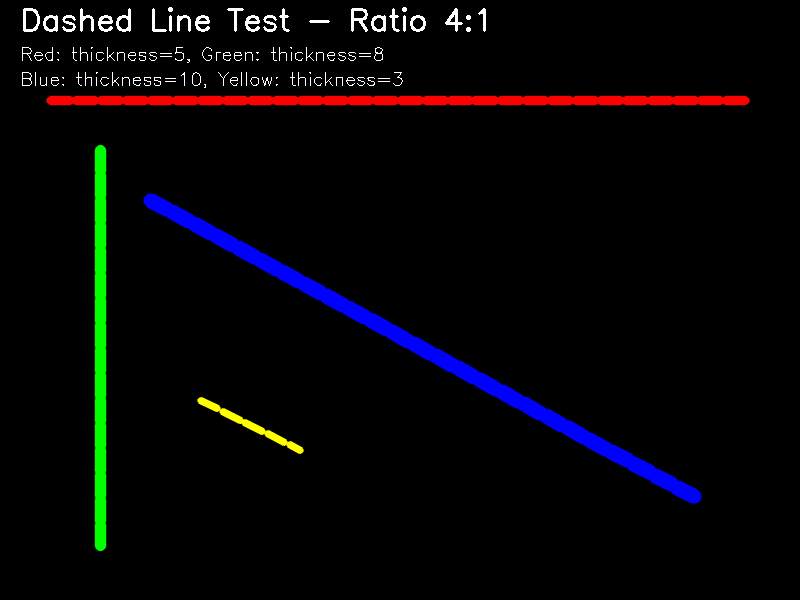
#> input picture dashed_line_test.png, 800 x 600 px
$ python -i interactive_effects.py   (imports and definitions only)
#> lines starting #> are read from the running program, lines starting #| are printed output that depends on the picture
#> further down, picture is the input picture: shape (600, 800, 3); mean B, G, R 7.4, 5.2, 6.1
# -*- coding: utf-8 -*-
"""
互动特效模块 - 手势控制的视觉表演效果（增强版）

包含:
1. 互动粒子场 - 华丽的粒子系统，带拖尾和发光
2. 海浪效果 - 波涛汹涌的大海，有浪花和泡沫
3. 星空漩涡 - 壮观的星系漩涡效果
"""

import cv2
import numpy as np
import math
import time
from typing import List, Tuple, Optional


class InteractiveParticleField:
    """
    增强版互动粒子场

    特点:
    - 500+粒子，带拖尾轨迹
    - 发光效果和颜色渐变
    - 粒子之间有连线效果
    - 更强的力场交互
    """

    def __init__(self, width: int = 1280, height: int = 720, num_particles: int = 400):
        self.width = width
        self.height = height
        self.num_particles = num_particles

        # 粒子属性: x, y, vx, vy, size, hue, life, trail_len
        self.particles = np.zeros((num_particles, 8), dtype=np.float32)
        # 粒子轨迹 (每个粒子最多10个历史点)
        self.trails = np.zeros((num_particles, 10, 2), dtype=np.float32)
        self.trail_idx = np.zeros(num_particles, dtype=np.int32)

        self._init_particles()

        # 力场参数
        self.repel_radius = 200
        self.attract_radius = 250
        self.repel_strength = 15.0
        self.attract_strength = 8.0
        self.friction = 0.97
        self.max_speed = 20.0

        # 连线距离阈值
        self.connection_dist = 80

    def _init_particles(self):
        """初始化粒子"""
        self.particles[:, 0] = np.random.uniform(0, self.width, self.num_particles)   # x
        self.particles[:, 1] = np.random.uniform(0, self.height, self.num_particles)  # y
        self.particles[:, 2] = np.random.uniform(-2, 2, self.num_particles)           # vx
        self.particles[:, 3] = np.random.uniform(-2, 2, self.num_particles)           # vy
        self.particles[:, 4] = np.random.uniform(2, 5, self.num_particles)            # size
        self.particles[:, 5] = np.random.uniform(160, 200, self.num_particles)        # hue (青蓝色系)
        self.particles[:, 6] = np.random.uniform(0.5, 1.0, self.num_particles)        # life/brightness
        self.particles[:, 7] = np.random.randint(5, 10, self.num_particles)           # trail_len

        # 初始化轨迹
        for i in range(self.num_particles):
            self.trails[i, :, 0] = self.particles[i, 0]
            self.trails[i, :, 1] = self.particles[i, 1]

    # [68 lines left out: function update, not called in this run]

    def render(self, frame: np.ndarray, hand_pos: Optional[Tuple[int, int]] = None,
               is_open_palm: bool = False, is_pinching: bool = False):
        """渲染粒子"""
#> called with is_open_palm = False, is_pinching = False
        h, w = frame.shape[:2]
#> h = 600; w = 800
        overlay = np.zeros_like(frame)

        # 绘制力场
        if hand_pos is not None:
            hx, hy = int(hand_pos[0]), int(hand_pos[1])
            if 0 <= hx < w and 0 <= hy < h:
                if is_open_palm:
                    # 爆炸波纹
                    for r in range(4):
                        radius = int(self.repel_radius * (0.3 + r * 0.25))
                        alpha = 0.4 - r * 0.1
                        cv2.circle(overlay, (hx, hy), radius,
                                  (0, int(100 * alpha), int(255 * alpha)), 2, cv2.LINE_AA)
                elif is_pinching:
                    # 漩涡效果
                    for r in range(5):
                        radius = int(self.attract_radius * (0.2 + r * 0.15))
                        alpha = 0.5 - r * 0.1
                        cv2.circle(overlay, (hx, hy), radius,
                                  (int(255 * alpha), int(200 * alpha), 0), 1, cv2.LINE_AA)

        # 绘制粒子连线（性能优化：只检查部分粒子）
        sample_size = min(100, self.num_particles)
        sample_idx = np.random.choice(self.num_particles, sample_size, replace=False)
        for i in sample_idx:
            x1, y1 = int(self.particles[i, 0]), int(self.particles[i, 1])
            if not (0 <= x1 < w and 0 <= y1 < h):
                continue
            for j in range(i + 1, min(i + 20, self.num_particles)):
                x2, y2 = int(self.particles[j, 0]), int(self.particles[j, 1])
                dist = math.sqrt((x1 - x2)**2 + (y1 - y2)**2)
                if dist < self.connection_dist:
                    alpha = 1 - dist / self.connection_dist
                    color = (int(100 * alpha), int(150 * alpha), int(200 * alpha))
                    cv2.line(overlay, (x1, y1), (x2, y2), color, 1, cv2.LINE_AA)

        # 绘制粒子轨迹
        for i in range(self.num_particles):
            trail_len = int(self.particles[i, 7])
            hue = int(self.particles[i, 5])
            brightness = self.particles[i, 6]

            # 轨迹点
            for t in range(trail_len - 1):
                idx1 = (self.trail_idx[i] - t - 1) % 10
                idx2 = (self.trail_idx[i] - t - 2) % 10
                x1, y1 = int(self.trails[i, idx1, 0]), int(self.trails[i, idx1, 1])
                x2, y2 = int(self.trails[i, idx2, 0]), int(self.trails[i, idx2, 1])

                if (0 <= x1 < w and 0 <= y1 < h and 0 <= x2 < w and 0 <= y2 < h):
                    alpha = (trail_len - t) / trail_len * brightness * 0.5
                    hsv = np.uint8([[[hue, 255, int(255 * alpha)]]])
                    color = tuple(map(int, cv2.cvtColor(hsv, cv2.COLOR_HSV2BGR)[0][0]))
                    cv2.line(overlay, (x1, y1), (x2, y2), color, 1, cv2.LINE_AA)

        # 绘制粒子本体
        for i in range(self.num_particles):
            x, y = int(self.particles[i, 0]), int(self.particles[i, 1])
            size = int(self.particles[i, 4])
            hue = int(self.particles[i, 5])
            brightness = self.particles[i, 6]

            if 0 <= x < w and 0 <= y < h:
                # HSV转BGR
                hsv = np.uint8([[[hue, 255, int(255 * brightness)]]])
                color = tuple(map(int, cv2.cvtColor(hsv, cv2.COLOR_HSV2BGR)[0][0]))

                # 外发光
                cv2.circle(overlay, (x, y), size + 3, tuple(c // 3 for c in color), -1, cv2.LINE_AA)
                # 核心
                cv2.circle(overlay, (x, y), size, color, -1, cv2.LINE_AA)
                # 高光
                cv2.circle(overlay, (x, y), max(1, size // 2), (255, 255, 255), -1, cv2.LINE_AA)
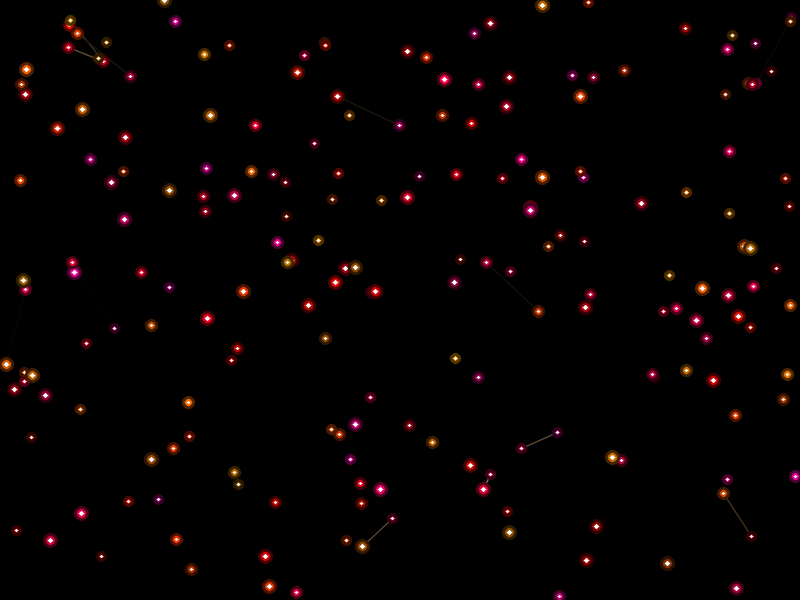
#> overlay: shape (600, 800, 3); mean of channels 0, 1, 2 1.7, 1.8, 5.7; drawn as B, G, R

        cv2.addWeighted(frame, 0.7, overlay, 0.8, 0, frame)
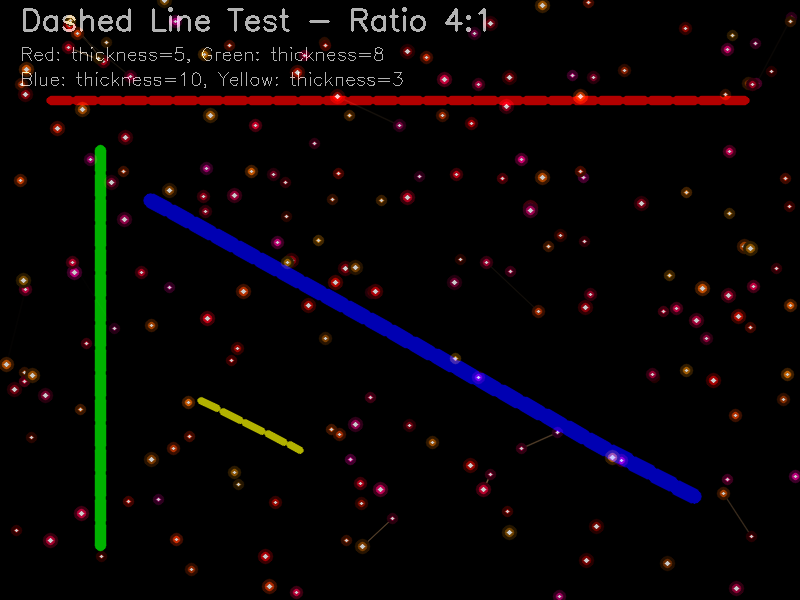
#> frame: shape (600, 800, 3); mean B, G, R 6.5, 5, 8.9


class WaveEffect:
    """
    增强版海浪效果 - 波涛汹涌的大海

    特点:
    - 多层叠加波浪
    - 浪花和泡沫效果
    - 手势影响波浪高度和强度
    - 渐变天空背景
    """

    # [127 lines left out: functions __init__, update, render, not called in this run]


class StarVortex:
    """
    增强版星空漩涡 - 壮观的星系效果

    特点:
    - 更多星星，多层次
    - 流星效果
    - 漩涡更加壮观
    - 星云背景
    """

    # [157 lines left out: functions __init__, _init_stars, update, render, not called in this run]


class InteractiveEffectsManager:
    """互动特效管理器"""

    EFFECT_NAMES = ["particles", "waves", "stars"]
    EFFECT_LABELS = {
        "particles": "Particles",
        "waves": "Ocean",
        "stars": "Galaxy"
    }

    # [11 lines left out: function __init__, not called in this run]

    def toggle(self):
        self.is_active = not self.is_active
        return self.is_active

    # [5 lines left out: function next_effect, not called in this run]

    def set_effect(self, effect_name: str):
        if effect_name in self.EFFECT_NAMES:
            self.current_effect = effect_name

    def get_effect_label(self) -> str:
        return self.EFFECT_LABELS.get(self.current_effect, self.current_effect)

    # [32 lines left out: functions update, render, not called in this run]

>>> import cv2
>>> picture = cv2.imread('../dashed_line_test.png')
>>> result = InteractiveParticleField().render(picture)
